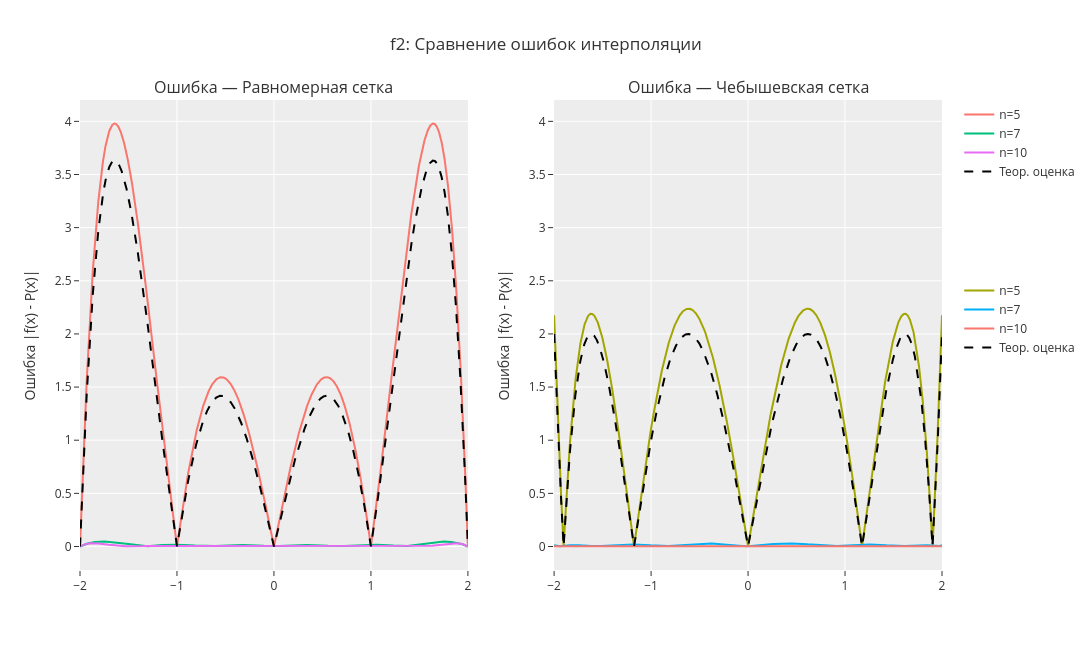

Notebook source saved alongside this figure:
### Code cell
plot_errors_with_theory(dir, "f2", 120, nodes_list)

### Figure 1 — Plotly figure (JSON) as saved in the notebook; plotly's stock layout.template omitted (floating-point values rounded to 4 significant figures; data arrays with more than 128 entries replaced by an {"elided": "..."} marker saying what was removed)
{"data": [{"legendgroup": "uniform", "mode": "lines", "name": "n=5", "type": "scatter", "x": {"elided": "10000 float values"}, "xaxis": "x", "y": {"elided": "10000 float values"}, "yaxis": "y"}, {"legendgroup": "cheb", "mode": "lines", "name": "n=5", "type": "scatter", "x": {"elided": "10000 float values"}, "xaxis": "x2", "y": {"elided": "10000 float values"}, "yaxis": "y2"}, {"legendgroup": "uniform", "mode": "lines", "name": "n=7", "type": "scatter", "x": {"elided": "10000 float values"}, "xaxis": "x", "y": {"elided": "10000 float values"}, "yaxis": "y"}, {"legendgroup": "cheb", "mode": "lines", "name": "n=7", "type": "scatter", "x": {"elided": "10000 float values"}, "xaxis": "x2", "y": {"elided": "10000 float values"}, "yaxis": "y2"}, {"legendgroup": "uniform", "mode": "lines", "name": "n=10", "type": "scatter", "x": {"elided": "10000 float values"}, "xaxis": "x", "y": {"elided": "10000 float values"}, "yaxis": "y"}, {"legendgroup": "cheb", "mode": "lines", "name": "n=10", "type": "scatter", "x": {"elided": "10000 float values"}, "xaxis": "x2", "y": {"elided": "10000 float values"}, "yaxis": "y2"}, {"legendgroup": "uniform", "line": {"color": "black", "dash": "dash", "width": 2}, "mode": "lines", "name": "Теор. оценка", "type": "scatter", "x": {"elided": "10000 float values"}, "xaxis": "x", "y": {"elided": "10000 float values"}, "yaxis": "y"}, {"legendgroup": "cheb", "line": {"color": "black", "dash": "dash", "width": 2}, "mode": "lines", "name": "Теор. оценка", "type": "scatter", "x": {"elided": "10000 float values"}, "xaxis": "x2", "y": {"elided": "10000 float values"}, "yaxis": "y2"}], "layout": {"annotations": [{"font": {"size": 16}, "showarrow": false, "text": "Ошибка — Равномерная сетка", "x": 0.225, "xanchor": "center", "xref": "paper", "y": 1, "yanchor": "bottom", "yref": "paper"}, {"font": {"size": 16}, "showarrow": false, "text": "Ошибка — Чебышевская сетка", "x": 0.775, "xanchor": "center", "xref": "paper", "y": 1, "yanchor": "bottom", "yref": "paper"}], "height": 650, "hovermode": "x unified", "legend": {"tracegroupgap": 100}, "title": {"text": "f2: Сравнение ошибок интерполяции"}, "width": 1200, "xaxis": {"anchor": "y", "domain": [0, 0.45]}, "xaxis2": {"anchor": "y2", "domain": [0.55, 1]}, "yaxis": {"anchor": "x", "domain": [0, 1], "matches": "y", "title": {"text": "Ошибка |f(x) - P(x)|"}}, "yaxis2": {"anchor": "x2", "domain": [0, 1], "matches": "y", "title": {"text": "Ошибка |f(x) - P(x)|"}}}}
